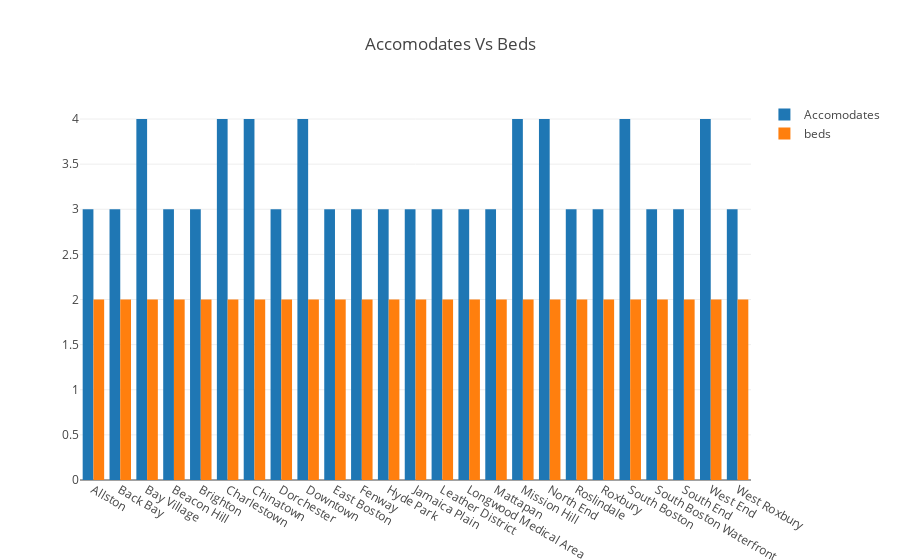

Notebook code for this chart:
### Code cell
trace1 = go.Bar(
    x=nhab.neighbourhood_cleansed,
    y=nhab.accommodates.round(),
    name='Accomodates '
)
trace2 = go.Bar(
    x=nhab.neighbourhood_cleansed,
    y=nhab.beds.round(),
    name='beds '
)

data_g2 = [trace1, trace2]
layout_g2 = go.Layout(
    barmode='group',
    title = 'Accomodates Vs Beds'
)

fig = go.Figure(data=data_g2, layout=layout_g2)
off.iplot(fig, filename='grouped-bar')

### Figure 1 — Plotly figure (JSON) as saved in the notebook; plotly's stock layout.template omitted (floating-point values rounded to 4 significant figures)
{"data": [{"name": "Accomodates ", "type": "bar", "uid": "63ee8a42-544c-4b15-96b3-a9e1c57a6d7c", "x": ["Allston", "Back Bay", "Bay Village", "Beacon Hill", "Brighton", "Charlestown", "Chinatown", "Dorchester", "Downtown", "East Boston", "Fenway", "Hyde Park", "Jamaica Plain", "Leather District", "Longwood Medical Area", "Mattapan", "Mission Hill", "North End", "Roslindale", "Roxbury", "South Boston", "South Boston Waterfront", "South End", "West End", "West Roxbury"], "y": [3, 3, 4, 3, 3, 4, 4, 3, 4, 3, 3, 3, 3, 3, 3, 3, 4, 4, 3, 3, 4, 3, 3, 4, 3]}, {"name": "beds ", "type": "bar", "uid": "8e7f6b64-61e4-43b7-ad0b-6ca4237d921c", "x": ["Allston", "Back Bay", "Bay Village", "Beacon Hill", "Brighton", "Charlestown", "Chinatown", "Dorchester", "Downtown", "East Boston", "Fenway", "Hyde Park", "Jamaica Plain", "Leather District", "Longwood Medical Area", "Mattapan", "Mission Hill", "North End", "Roslindale", "Roxbury", "South Boston", "South Boston Waterfront", "South End", "West End", "West Roxbury"], "y": [2, 2, 2, 2, 2, 2, 2, 2, 2, 2, 2, 2, 2, 2, 2, 2, 2, 2, 2, 2, 2, 2, 2, 2, 2]}], "layout": {"barmode": "group", "title": {"text": "Accomodates Vs Beds"}}}
